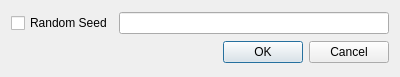
<?xml version="1.0" encoding="UTF-8"?>
<ui version="4.0">
 <class>StartNodeDialog</class>
 <widget class="QDialog" name="StartNodeDialog">
  <property name="geometry">
   <rect>
    <x>0</x>
    <y>0</y>
    <width>400</width>
    <height>77</height>
   </rect>
  </property>
  <property name="windowTitle">
   <string>Master Start Node</string>
  </property>
  <layout class="QGridLayout" name="gridLayout">
   <item row="0" column="1">
    <widget class="QSplitter" name="splitter">
     <property name="orientation">
      <enum>Qt::Horizontal</enum>
     </property>
     <widget class="QLineEdit" name="randomSeedLineEdit">
      <property name="maximumSize">
       <size>
        <width>16777215</width>
        <height>25</height>
       </size>
      </property>
     </widget>
    </widget>
   </item>
   <item row="2" column="1">
    <widget class="QDialogButtonBox" name="buttonBox">
     <property name="orientation">
      <enum>Qt::Horizontal</enum>
     </property>
     <property name="standardButtons">
      <set>QDialogButtonBox::Cancel|QDialogButtonBox::Ok</set>
     </property>
    </widget>
   </item>
   <item row="0" column="0">
    <widget class="QCheckBox" name="useRandomSeedCheckBox">
     <property name="text">
      <string>Random Seed</string>
     </property>
    </widget>
   </item>
  </layout>
 </widget>
 <resources/>
 <connections>
  <connection>
   <sender>buttonBox</sender>
   <signal>accepted()</signal>
   <receiver>StartNodeDialog</receiver>
   <slot>accept()</slot>
   <hints>
    <hint type="sourcelabel">
     <x>248</x>
     <y>254</y>
    </hint>
    <hint type="destinationlabel">
     <x>157</x>
     <y>274</y>
    </hint>
   </hints>
  </connection>
  <connection>
   <sender>buttonBox</sender>
   <signal>rejected()</signal>
   <receiver>StartNodeDialog</receiver>
   <slot>reject()</slot>
   <hints>
    <hint type="sourcelabel">
     <x>316</x>
     <y>260</y>
    </hint>
    <hint type="destinationlabel">
     <x>286</x>
     <y>274</y>
    </hint>
   </hints>
  </connection>
 </connections>
</ui>
